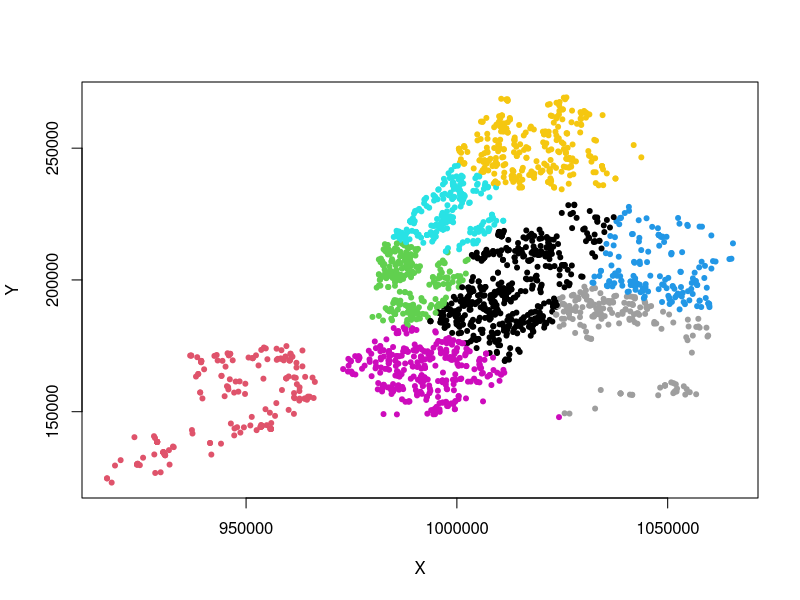
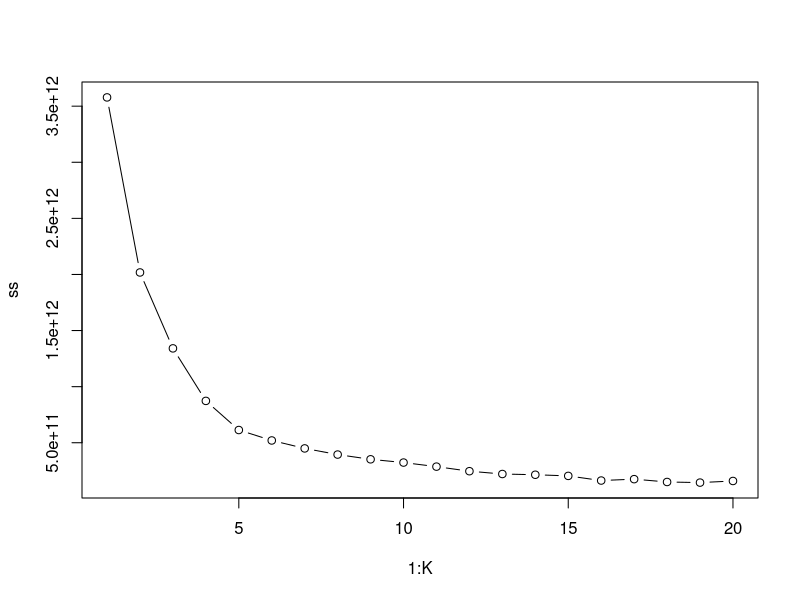
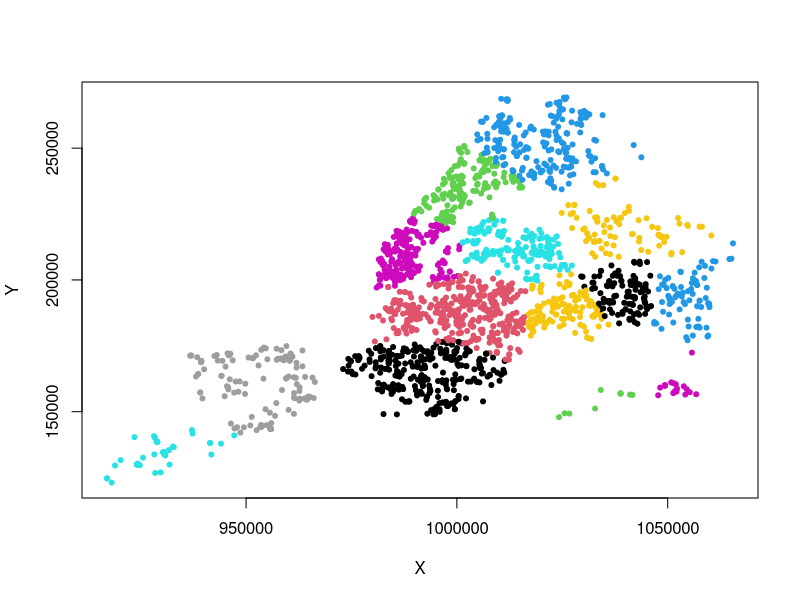
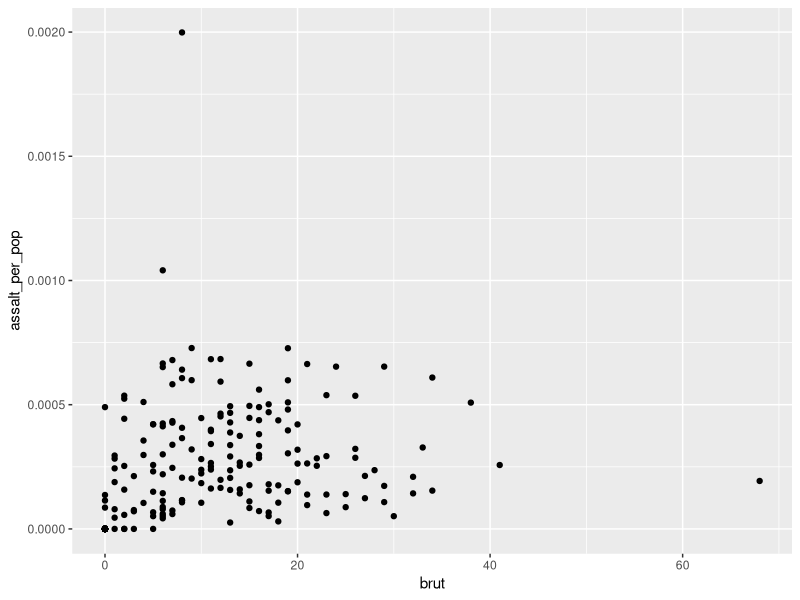

Recreate these plots in R, in order.
#########################
### Sessio 12: R Demo ###
#########################

## Paquets
library(tidyverse)

## Dades
brut = read_csv("bruticia.csv") %>% select(X="X Coordinate (State Plane)", Y="Y Coordinate (State Plane)") %>% filter(!is.na(X) & !is.na(Y))

llum = read_csv("llum.csv") %>% select(X="X Coordinate (State Plane)", Y="Y Coordinate (State Plane)") %>% filter(!is.na(X) & !is.na(Y))

D = read_csv("NYC_combo_tab.csv") %>% select(ZIPCODE, POPULATION, N_dirty_co, N_light_co, N_assaults) %>% group_by(ZIPCODE) %>% summarise(pop=sum(POPULATION), brut=sum(N_dirty_co), llum=sum(N_light_co), assalts=sum(N_assaults)) %>% mutate(pop1=pop+1, assalt_per_pop=assalts/pop1)

E = read_csv("entrades_codi_postal.csv") %>% group_by(ZIPCODE) %>% summarise(entrades=sum(N_entrades)) 

## Agrupament
clusters = kmeans(brut,9)

plot(brut, col=clusters$cluster, pch=20)

clusters

sum(clusters$withinss)

# Quin es el millor valor per k? Probem valors differents:
K=20
ss = rep(NA, K)
for (i in 1:K) {
  clusters=kmeans(brut, centers=i)
  ss[i] = sum(clusters$withinss)
}

plot(1:K, ss, type="b")

clusters = kmeans(brut,15)
plot(brut, col=clusters$cluster, pch=20)

# Ara proba amb llums


## Unions
D = left_join(D, E, by="ZIPCODE")

# Models
ggplot(D, aes(x=brut, y=assalt_per_pop)) + geom_point( )

M = lm(assalt_per_pop~brut, data=D)
summary(M)

# ara proba llum i entrades tambe
